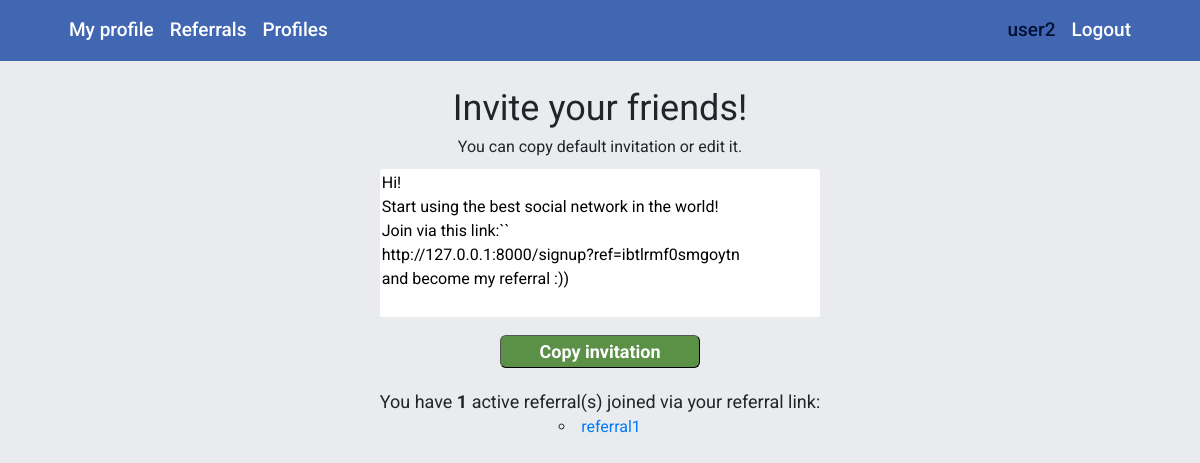
The app's page /referrals/ (signed in), older data.
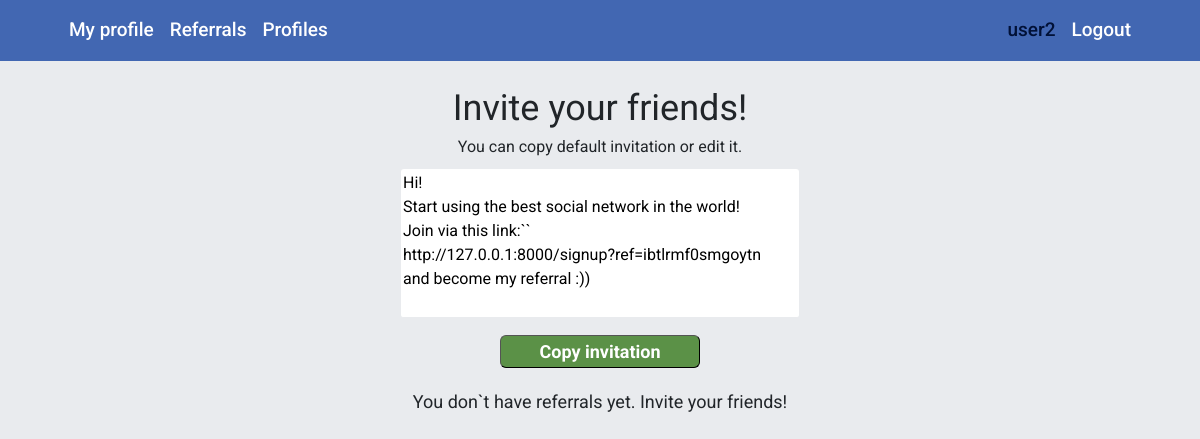
The same page, newer data.
### profiles/models.py (models this page shows, shortened)
class Profile(models.Model):
    BLANK = ''
    STUDENT = 'ST'
    PROGRAMMER = 'PR'
    ENGINEER = 'EN'
    ML_ENGINEER = 'ML'
    OTHER = 'OR'
    PROFESSION_CHOICES = [
        (BLANK, 'Your profession?'),
        (STUDENT, 'Student'),
        (PROGRAMMER, 'Programmer'),
        (ENGINEER, 'Engineer'),
        (ML_ENGINEER, 'Machine Learning engineer'),
        (OTHER, 'Other'),
    ]
    user = models.OneToOneField(User, on_delete=models.CASCADE)
    timestamp = models.DateTimeField(auto_now=False, auto_now_add=True)
    avatar = models.ImageField(upload_to=upload_avatar,
                               null=False, blank=False,
                               default='default_avatar.png',
                               )
    profession = models.CharField(
        max_length=2,
        choices=PROFESSION_CHOICES,
        null=True,
        blank=True
    )
    bio = models.CharField(max_length=500, blank=True)
    ref_code = models.TextField(max_length=20, null=False, unique=True)
    class Meta:
        ordering = ["-timestamp"]

### referrals/models.py (models this page shows)
class Referral(models.Model):
    timestamp = models.DateTimeField(auto_now=False, auto_now_add=True)
    referrer = models.ForeignKey(User, on_delete=models.CASCADE, related_name='referrers')
    referral = models.OneToOneField(User, on_delete=models.CASCADE)
    class Meta:
        unique_together = (('referrer', 'referral'),)

### referrals/views.py (the view)
# urls.py: path('', referral_view, name='referrals'),
@login_required()
def referral_view(request):
    ref_list = Referral.objects.filter(referrer=request.user)
    ref_count = ref_list.count()
    context = {
        'ref_count': ref_count,
        'ref_list': ref_list,
    }
    return render(request, "referrals.html", context)

### templates/referrals.html (shortened to what this page needs)
{% extends "base.html" %}
{% load static %}
{% block content %}
<div class="container">
    <div class="row justify-content-center">
        <div class="col-auto ">
            <div class="invite-block">
                <span>Invite your friends! </span>
                <p>You can copy default invitation or edit it.</p>
<textarea class="invite-text" rows="6" cols="30">Hi!
Start using the best social network in the world!
Join via this link:``
http://127.0.0.1:8000/signup?ref={{ user.profile.ref_code }}
and become my referral :))
</textarea>
                <button class="copy-invite">Copy invitation</button>
            </div>
        <div class="referral-list">
            {% if not ref_count %}
            <p>You don`t have referrals yet. Invite your friends!</p>
            {% else %}
            <p>You have <b>{{ ref_count }}</b> active referral(s) joined via your referral link:</p>
                <ul>
                {% for ref in ref_list %}
                        <li><a href="http://127.0.0.1:8000/profiles/{{ ref.referral.id }}">{{ ref.referral }}</a></li>
                {% endfor %}
                </ul>
            {% endif %}
        </div>
        </div>
    </div>
</div>
{% endblock content %}

### templates/base.html (shortened to what this page needs)
{% load static %}
<!DOCTYPE html>
<html lang="en">
<head>
  <link  rel="stylesheet" type="text/css" href="{% static 'css/reset.css' %}">
  <link rel="stylesheet" href="https://stackpath.bootstrapcdn.com/bootstrap/4.4.1/css/bootstrap.min.css"
>
  <link  rel="stylesheet" type="text/css" href="{% static 'css/style.css' %}">
  <link rel="stylesheet" href="https://cdnjs.cloudflare.com/ajax/libs/font-awesome/4.7.0/css/font-awesome.min.css">
</head>
<body>
<div class="container-fluid bg-blue">
        <div class="container bg-blue">
            <nav class="navbar navbar-expand ">
              <div class="collapse navbar-collapse" id="navbarNav">
              {% if user.is_authenticated %}
                  <ul class="navbar-nav">
                     <li class="nav-item">
                        <a class="nav-link" href="{% url 'home'%}">My profile</a>
                     </li>
                      <li class="nav-item">
                        <a class="nav-link" href="{% url 'referrals'%}">Referrals</a>
                     </li>
                     <li class="nav-item">
                        <a class="nav-link" href="{% url 'list'%}">Profiles</a>
                     </li>
                  </ul>
                  <ul class="navbar-nav ml-auto">
                      <li class="nav-item">
                        <a class="nav-link disabled username">{{ user.username }}</a>
                      </li>
                      <li class="nav-item">
                        <a class="nav-link" href="{% url 'logout'%}">Logout</a>
                      </li>
                 </ul>
                  {% endif %}
              </div>
            </nav>
        </div>
    </div>
{% block content %}{% endblock content %}
</body>
</html>

### static/css/style.css (style rules this page uses)
body { font-family: 'Roboto', sans-serif; font-weight: 400; font-size: 16px; background-color: rgb(233,235,238); }
.bg-blue { background-color: rgb(66,103,178); }
.navbar a { color: white; font-size: 19px; font-weight: 500; }
.navbar .username { color: rgb(1,17,55); }
.profile-form-container .profile-form input, textarea { outline: none; -moz-appearance: none; border: white; border-bottom: 1px inset rgb(233,235,238); width: 100%; background-color: white; }
.profile-detail-container img, p { max-width: 1120px; }
.account-forms-container input, .invite-block .copy-invite { outline: none; -moz-appearance: none; border: 1px inset white; width: 100%; border-radius: 6px; background-color: rgb(233,235,238); font-size: 18px; padding-left: 3px; margin-top: 10px; }
.account-forms-container #log-in-button, .account-forms-container #sign-up-button, .invite-block .copy-invite { border: 1px outset black; color: white; font-weight: 700; padding: 2px 0px; }
.account-forms-container #sign-up-button, .invite-block .copy-invite { background-color: rgb(91,145,71); }
.invite-block .invite-text { resize: none; border-radius: 3px; margin-top: 10px; }
.invite-block span { font-size: 36px; }
.invite-block, .referral-list { text-align: center; margin-top: 20px; }
.invite-block .copy-invite { max-width: 200px; }
.referral-list p { font-size: 18px; }

Row changes from the older to the newer data that the page shows:
removed Referral: referral "referral1"
Text that changed along with them:
{{ ref_count }}: "1" → (not shown)
text no longer shown: "You have active referral(s) joined via your referral link:"
text now shown: "You don`t have referrals yet. Invite your friends!"
